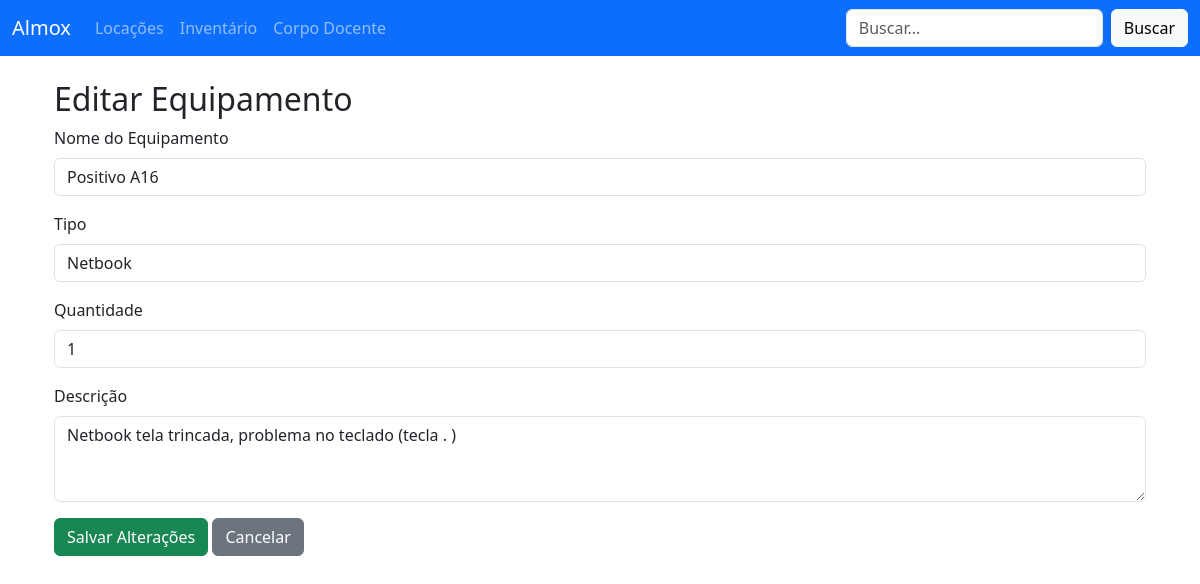
The page /inventory/edit/2 on the database its author committed.
### tables this page shows
CREATE TABLE inventory (
                id INTEGER PRIMARY KEY AUTOINCREMENT,
                nome TEXT NOT NULL,
                tipo TEXT NOT NULL,
                quantidade INTEGER NOT NULL,
                descricao TEXT
            );

### app.py (the view, shortened to what this page needs)
@app.route("/inventory/edit/<int:item_id>", methods=["GET", "POST"])
def edit_inventory(item_id):
    conn = sqlite3.connect(DB_NAME)
    conn.row_factory = sqlite3.Row
    cursor = conn.cursor()
    cursor.execute("SELECT * FROM inventory WHERE id = ?", (item_id,))
    item = cursor.fetchone()
    conn.close()
    return render_template("inventory_form.html", item=item, edit=True)

### templates/inventory_form.html
{% extends "layout.html" %}
{% block content %}
<div class="container mt-4">
    <h2>{{ 'Editar Equipamento' if edit else 'Novo Equipamento' }}</h2>
    <form method="post">
        <div class="mb-3">
            <label for="nome" class="form-label">Nome do Equipamento</label>
            <input type="text" class="form-control" id="nome" name="nome" required
                   value="{{ item.nome if item else '' }}">
        </div>
        <div class="mb-3">
            <label for="tipo" class="form-label">Tipo</label>
            <input type="text" class="form-control" id="tipo" name="tipo" required
                   value="{{ item.tipo if item else '' }}">
        </div>
        <div class="mb-3">
            <label for="quantidade" class="form-label">Quantidade</label>
            <input type="number" class="form-control" id="quantidade" name="quantidade" min="1" required
                   value="{{ item.quantidade if item else '' }}">
        </div>
        <div class="mb-3">
            <label for="descricao" class="form-label">Descrição</label>
            <textarea class="form-control" id="descricao" name="descricao" rows="3">{{ item.descricao if item else '' }}</textarea>
        </div>
        <button type="submit" class="btn btn-success">{{ 'Salvar Alterações' if edit else 'Salvar' }}</button>
        <a href="{{ url_for('inventory') }}" class="btn btn-secondary">Cancelar</a>
    </form>
</div>
{% endblock %}

### rows shown on the page
inventory: nome "Positivo A16", tipo "Netbook", quantidade "1", descricao "Netbook tela trincada, problema no teclado (tecla . )"

### other values the page prints
{{ 'Editar Equipamento' if edit else 'Novo Equipamento' }} "Editar Equipamento"
{{ 'Salvar Alterações' if edit else 'Salvar' }} "Salvar Alterações"
